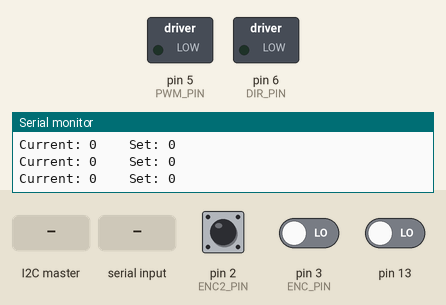
Bench run of a sketch on a simulated Arduino Uno, built with avr-gcc and run on an emulated ATmega328P. On the bench: switched loads named in the sketch (green lamp = pin HIGH), the last lines printed to the serial monitor. Inputs (shaded band) come from the test bench; at power-on: pin 3 (ENC_PIN) LOW, pin 2 (ENC2_PIN) HIGH, pin 13 LOW.

Above: at 1.2 s.
1.3 s: pin 3 (ENC_PIN) driven HIGH
At 2.2 s:
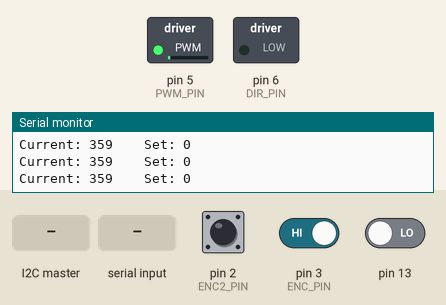
4.3 s: the I2C master sends the byte 5
7.3 s: "90,45\n" received over Serial
At 8.1 s:
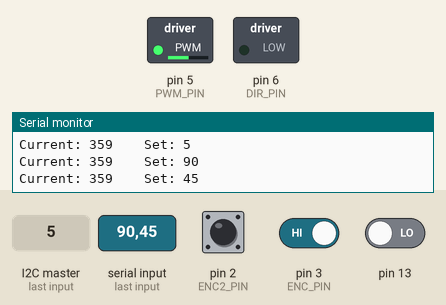
9.8 s: the I2C master sends the byte 200
At 11.0 s:
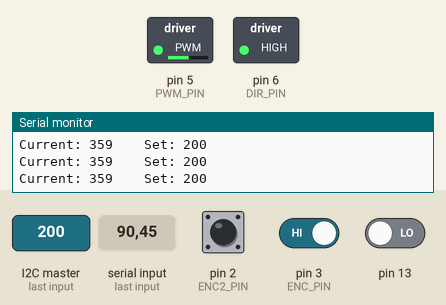
11.3 s: "5\n" received over Serial
At 11.9 s:
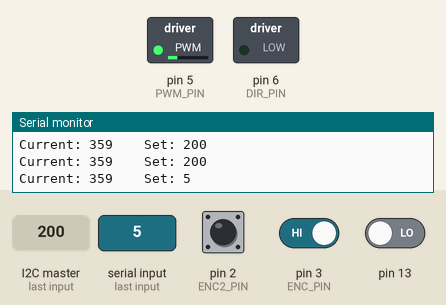
14.3 s: pin 3 (ENC_PIN) driven LOW
At 15.1 s:
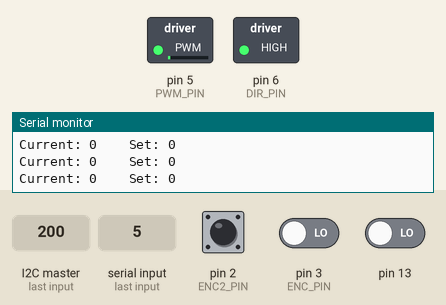
Timing chart, 0 to 16.8 s (numbered marks = the images above; inputs shaded):
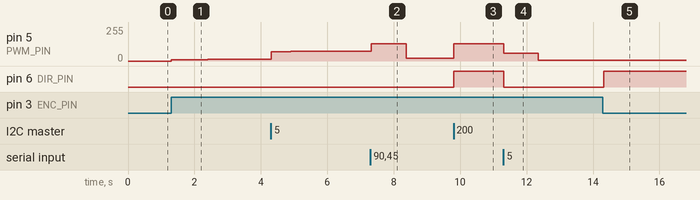

Measured:
- after the input at 1.3 s, pin 5 (PWM_PIN): 0/255 → 11/255 at once, → 12/255 1.1 s later, → 13/255 1.2 s later
- after the input at 7.3 s, pin 5 (PWM_PIN): 74/255 → 130/255 at once, → 19/255 1.1 s later
- after the input at 9.8 s, pin 5 (PWM_PIN): 19/255 → 130/255 at once; pin 6 (DIR_PIN): LOW → HIGH at once
- after the input at 11.3 s, pin 5 (PWM_PIN): 130/255 → 58/255 at once, → 4/255 1.0 s later, → 5/255 1.2 s later; pin 6 (DIR_PIN): HIGH → LOW at once
- after the input at 14.3 s, pin 5 (PWM_PIN): stays 5/255 (without the input it goes to 6/255 after 0.42 s); pin 6 (DIR_PIN): LOW → HIGH at once

The sketch:

nano_firmware_encoder.ino
```cpp
#include <Wire.h>
//#define SLAVE_ADDRESS     0x21  //TopTower
//#define SLAVE_ADDRESS     0x22  //BottomTower
//#define SLAVE_ADDRESS     0x23  //base motor furthest
//#define SLAVE_ADDRESS     0x24  //base motor elbow
#define SLAVE_ADDRESS     0x25  //base motor stationary

#define RECIEVED_SIZE     4
#define SENT_SIZE         20
//#define SENT_SIZE         4
#define PWM_PIN           5
#define DIR_PIN           6
#define POT_PIN           A1
#define ENC_PIN           3
#define ENC2_PIN          2
//#define ENC_PIN           2
//#define ENC2_PIN          3
#define ENC_TICKS         6400


byte recievedSetPoint[RECIEVED_SIZE];
byte sentPosition[SENT_SIZE];

volatile int setPoint = 0;
volatile int currPosition = 0;
long GAIN = 2000;

volatile bool enc1 = true;
volatile bool enc2 = true;

volatile bool lastEnc = true;
volatile bool encDir = true;

volatile long ticks = 0;


//// bottom stationary
float p = 11;
float i = 0.0008;
float d = 2;

// bottom tower
//float p = 11;
//float i = 0.000;
//float d = 0;

unsigned long prev_time = 0;
unsigned long curr_time = 0;
float curr_error = 0.0;
float prev_error = 0.0;
float integral_error = 0.0;
float deriv_error = 0.0;
unsigned long dt = 1;


/////////////////////////////////////
// Method 1
/////////////////////////////////////

void fixTicks(){
  ticks = (ticks+ENC_TICKS*2)%ENC_TICKS;
}

void encISR(){
  //enc1 = !enc1;
    enc1 = digitalRead(ENC_PIN);
  enc2 = digitalRead(ENC2_PIN);
  if(!enc1 != !enc2) {
    ticks++;
  }
  else{
    ticks--;
  }
  fixTicks();
}

void encISR2(){
  //enc2 = !enc2;
    enc1 = digitalRead(ENC_PIN);
  enc2 = digitalRead(ENC2_PIN);
  if(!enc1 != !enc2) {
    ticks--;
  }
  else{
    ticks++;
  }
  fixTicks();
}


/////////////////////////////////////
// Method 2
/////////////////////////////////////

//
//void fixTicks(){
//  ticks = (ticks+ENC_TICKS)%ENC_TICKS;
//}
//
//void encISR(){
//  encDir = lastEnc? encDir : !encDir;
//  encDir ? ticks++ : ticks--;
//  fixTicks();
//  lastEnc= false;
//}
//
//void encISR2(){
//  encDir = !lastEnc? encDir : !encDir;
//  encDir ? ticks++ : ticks--;
//  fixTicks();
//  lastEnc= true;
//}
//


void setup() {
  pinMode(ENC_PIN, INPUT);
  pinMode(ENC2_PIN, INPUT);


  enc1 = digitalRead(ENC_PIN);
  enc2 = digitalRead(ENC2_PIN);
//  // Test setup
//  pinMode(8, OUTPUT);
//  pinMode(9, OUTPUT);

  attachInterrupt(digitalPinToInterrupt(ENC2_PIN), encISR2, CHANGE);
  attachInterrupt(digitalPinToInterrupt(ENC_PIN), encISR, CHANGE);

  Wire.begin(SLAVE_ADDRESS);
  Wire.onRequest(requestEvent);
  Wire.onReceive(receiveEvent);
  pinMode(PWM_PIN, OUTPUT);
  pinMode(DIR_PIN, OUTPUT);
//  currPosition = map(analogRead(POT_PIN), 0, 1023, 0,359);
  setPoint = 0;
  Serial.begin(9600);
  prev_time = millis();

}


int asdf = 0;
long duty;
void loop() {
//  //////////////////////////////////////////////////////
//  //////////////////////////////////////////////////////
//  currPosition = (ticks*360)/ENC_TICKS;
//  long duty = (GAIN*(setPoint - currPosition))/360;
//  if(duty < 0){
//    duty = duty*-1;
//    digitalWrite(DIR_PIN, HIGH);
//  }
//  else{
//    digitalWrite(DIR_PIN, LOW);
//  }
//  if(duty > 70){
//    duty = 70;
//  }
  //////////////////////////////////////////////////////
  //////////////////////////////////////////////////////
//  currPosition = (ticks*360)/ENC_TICKS;
//
//  int error = (setPoint - currPosition);
//  if (error>180){
//    duty = (GAIN*(error-360))/180;
//  }
//  else if (error<-180){
//    duty = (GAIN*(error+360))/180;
//  }
//  else{
//    duty = (GAIN*(error))/180;
//  }
///////////////////////////////////////////////////////////////////
//////////////////////////////////////////////////////////////////
/////////////////////////////////////////////////////////////////

  currPosition = (ticks*360)/ENC_TICKS;

  int error = (setPoint - currPosition);
  if (error>180){
  error = error-360;
  }
  else if (error<-180){
  error = error+360;
  }
  else{
  error = error;
  }

  curr_error = error;
  curr_time = millis();
  dt = (curr_time - prev_time) + 1;
  integral_error += (dt)*curr_error; //need to prevent overflow
  if(integral_error > 10000){
  integral_error = 10000;
  }

  if(integral_error < -10000){
  integral_error = -10000;
  }

  deriv_error = (curr_error - prev_error)/(dt);
  int  duty = (p*curr_error + i*integral_error + d*deriv_error);
  prev_time = curr_time;

  if(duty < 0){
  duty = duty*-1;
  digitalWrite(DIR_PIN, HIGH);
  }
  else{
  digitalWrite(DIR_PIN, LOW);
  duty = duty;
  }

  if(duty > 130){
  duty = 130;
  }
  analogWrite(PWM_PIN, duty);
///////////////////////////////////////////////////////////////////
//////////////////////////////////////////////////////////////////
/////////////////////////////////////////////////////////////////

//
//
//
//
//
//
//  if(duty < 0){
//    duty = duty*-1;
//    digitalWrite(DIR_PIN, HIGH);
//  }
//  else{
//    digitalWrite(DIR_PIN, LOW);
//  }
//  if(duty > 70){
//    duty = 70;
//  }
//
//
//  analogWrite(PWM_PIN, duty);

  //////////////////////////////////////////////////////
  //////////////////////////////////////////////////////


  Serial.print("Current: ");
  Serial.print(currPosition);
  Serial.print("    Set: ");
  Serial.println(setPoint);
//  Serial.print("    Diff: ");
//  Serial.print(setPoint - currPosition);
//  Serial.print("    Duty: ");
//  Serial.print(duty);
//  Serial.print("    Gain: ");
//  Serial.print(GAIN);
//  Serial.print("    GD: ");
//  Serial.print(GAIN*(setPoint - currPosition));
//  Serial.print("    GDD: ");
//  Serial.print((GAIN*(setPoint - currPosition))/360);
//  Serial.print("    GDD: ");
//  Serial.print(GAIN*(setPoint - currPosition)/360);
//  Serial.print("    Dir: ");
//  Serial.println(digitalRead(DIR_PIN));

/////////////////////////////////////
// test code
/////////////////////////////////////

//  if(asdf>20){
//  digitalWrite(8, LOW);
//  digitalWrite(9, LOW);
//  digitalWrite(8, HIGH);
//  digitalWrite(9, HIGH);
//
//  }else{
//  digitalWrite(8, LOW);
//  digitalWrite(9, HIGH);
//  digitalWrite(8, HIGH);
//  digitalWrite(9, LOW);
//  }
//  asdf++;
//  asdf = asdf>40 ? 0 : asdf;
//
//
//  Serial.print("Deg:  ");
//  Serial.println(currPosition);
//  Serial.print("Tic:  ");
//  Serial.println(ticks);
//  Serial.println("~~~~~~~~~~~~~~~~~~~~~~~~~~~~~");
//  delay(200);


}
/*
 *
 */
void requestEvent(){
  get_byte_position();
  Wire.write(sentPosition, SENT_SIZE);
}

void receiveEvent(int bytesReceived){
  Serial.println("rec event");
  for(int i = 0; i < bytesReceived; i++)
  {
    if(i < RECIEVED_SIZE)
    {
      recievedSetPoint[i] = Wire.read();
    }
    else
    {
      Wire.read();
    }
  }
  setPoint = ((recievedSetPoint[1])<<8) + recievedSetPoint[0];
//  Serial.println(setPoint);

  bool state = digitalRead(13); // um ok
  digitalWrite(13, !state);
}

void get_byte_position(){
  sentPosition[0] = (currPosition & 255);
  sentPosition[1] = (currPosition & (255<<8))>>8; // lol clever
}


void serialEvent() {
    int yeet = Serial.parseInt()+720;
    if(yeet>=0){
      setPoint = ((yeet%360));
    }
}
```
